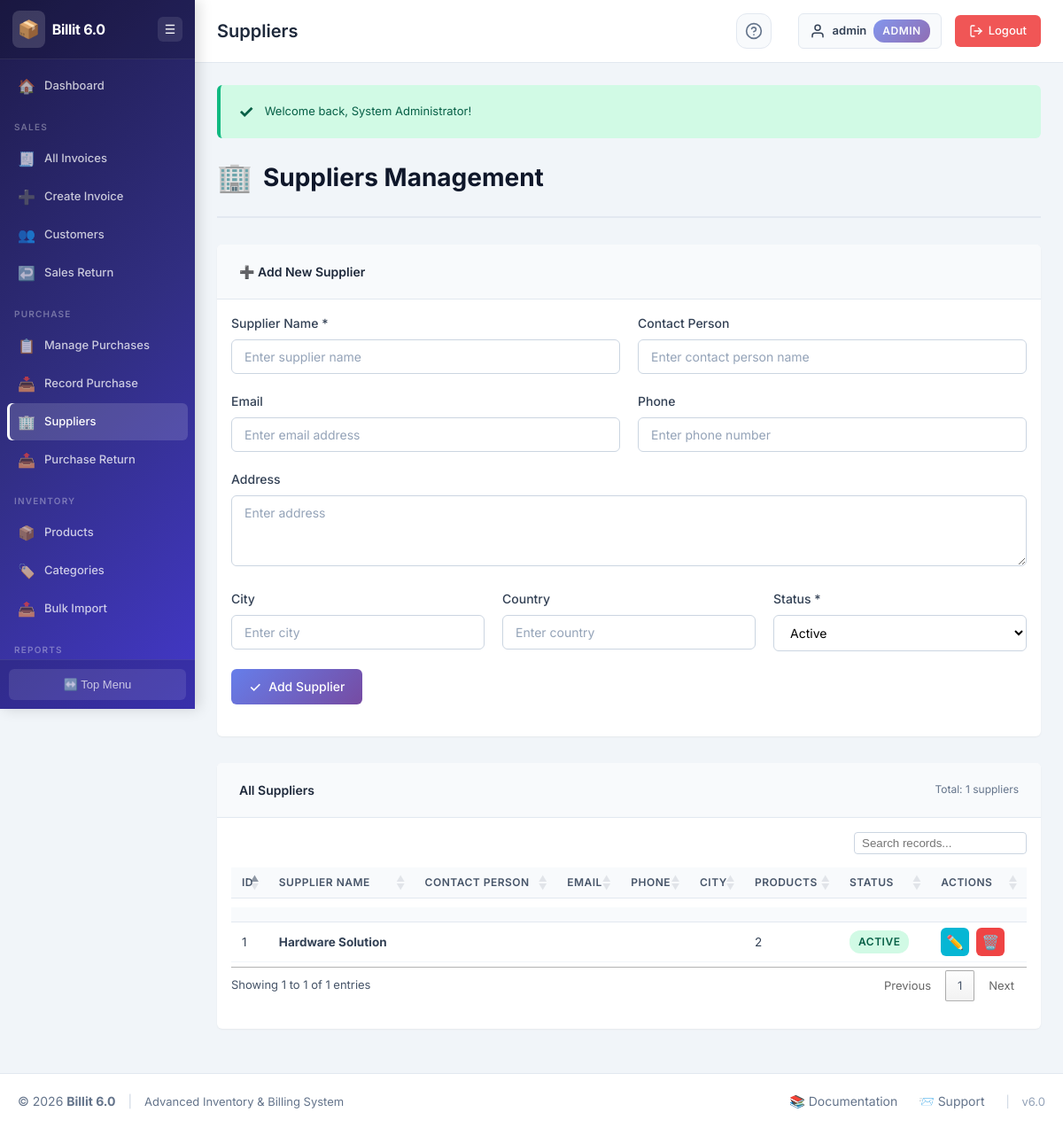
The app's page /suppliers/suppliers.php (signed in) with its own data.
### tables this page shows
CREATE TABLE `suppliers` (
  `supplier_id` int(11) NOT NULL,
  `supplier_name` varchar(100) NOT NULL,
  `contact_person` varchar(100) DEFAULT NULL,
  `email` varchar(100) DEFAULT NULL,
  `phone` varchar(20) DEFAULT NULL,
  `address` text DEFAULT NULL,
  `city` varchar(50) DEFAULT NULL,
  `country` varchar(50) DEFAULT NULL,
  `status` enum('active','inactive') NOT NULL DEFAULT 'active',
  `created_at` timestamp NOT NULL DEFAULT current_timestamp(),
  `updated_at` timestamp NOT NULL DEFAULT current_timestamp() ON UPDATE current_timestamp()
);

### suppliers/suppliers.php (the view, shortened to what this page needs)
<?php
require_once '../includes/header.php';
$suppliers_query = "SELECT s.*, COUNT(p.product_id) as product_count
                    FROM suppliers s
                    LEFT JOIN products p ON s.supplier_id = p.supplier_id AND p.status = 'active'
                    GROUP BY s.supplier_id
                    ORDER BY s.supplier_name";
$suppliers_result = db_query($connection, $suppliers_query);
$edit_supplier = null;
?>
<div class="page-header">
    <h2 class="page-title">
        <span class="page-icon">🏢</span>
        Suppliers Management
    </h2>
</div>
<div class="card">
    <div class="card-header">
        <h3 class="card-title"><?php echo $edit_supplier ? '✏️ Edit Supplier' : '➕ Add New Supplier'; ?></h3>
    </div>
    <div class="card-body">
        <form method="POST" action="<?php echo htmlspecialchars($_SERVER['PHP_SELF']); ?>">
            <div class="form-row">
                <div class="form-group col-md-6">
                    <label for="supplier_name" class="form-label">Supplier Name *</label>
                    <input
                        type="text"
                        id="supplier_name"
                        name="supplier_name"
                        class="form-control"
                        placeholder="Enter supplier name"
                        value="<?php echo $edit_supplier ? escape_html($edit_supplier['supplier_name']) : ''; ?>"
                        required
                    >
                </div>
                <div class="form-group col-md-6">
                    <label for="contact_person" class="form-label">Contact Person</label>
                    <input
                        type="text"
                        id="contact_person"
                        name="contact_person"
                        class="form-control"
                        placeholder="Enter contact person name"
                        value="<?php echo $edit_supplier ? escape_html($edit_supplier['contact_person']) : ''; ?>"
                    >
                </div>
            </div>
            <div class="form-row">
                <div class="form-group col-md-6">
                    <label for="email" class="form-label">Email</label>
                    <input
                        type="email"
                        id="email"
                        name="email"
                        class="form-control"
                        placeholder="Enter email address"
                        value="<?php echo $edit_supplier ? escape_html($edit_supplier['email']) : ''; ?>"
                    >
                </div>
                <div class="form-group col-md-6">
                    <label for="phone" class="form-label">Phone</label>
                    <input
                        type="text"
                        id="phone"
                        name="phone"
                        class="form-control"
                        placeholder="Enter phone number"
                        value="<?php echo $edit_supplier ? escape_html($edit_supplier['phone']) : ''; ?>"
                    >
                </div>
            </div>
            <div class="form-group">
                <label for="address" class="form-label">Address</label>
                <textarea
                    id="address"
                    name="address"
                    class="form-control"
                    rows="2"
                    placeholder="Enter address"
                ><?php echo $edit_supplier ? escape_html($edit_supplier['address']) : ''; ?></textarea>
            </div>
            <div class="form-row">
                <div class="form-group col-md-4">
                    <label for="city" class="form-label">City</label>
                    <input
                        type="text"
                        id="city"
                        name="city"
                        class="form-control"
                        placeholder="Enter city"
                        value="<?php echo $edit_supplier ? escape_html($edit_supplier['city']) : ''; ?>"
                    >
                </div>
                <div class="form-group col-md-4">
                    <label for="country" class="form-label">Country</label>
                    <input
                        type="text"
                        id="country"
                        name="country"
                        class="form-control"
                        placeholder="Enter country"
                        value="<?php echo $edit_supplier ? escape_html($edit_supplier['country']) : ''; ?>"
                    >
                </div>
                <div class="form-group col-md-4">
                    <label for="status" class="form-label">Status *</label>
                    <select id="status" name="status" class="form-control" required>
                        <option value="active" <?php echo ($edit_supplier && $edit_supplier['status'] === 'active') ? 'selected' : 'selected'; ?>>Active</option>
                    </select>
                </div>
            </div>
            <div class="form-group">
                <button type="submit" class="btn btn-primary">
                    <span class="btn-icon">✓</span>
                    <?php echo $edit_supplier ? 'Update Supplier' : 'Add Supplier'; ?>
                </button>
            </div>
        </form>
    </div>
</div>
<div class="card" style="margin-top: 30px;">
    <div class="card-header">
        <h3 class="card-title">All Suppliers</h3>
        <span class="card-subtitle">
            Total: <?php echo mysqli_num_rows($suppliers_result); ?> suppliers
        </span>
    </div>
    <div class="card-body">
        <div class="table-responsive">
            <table class="data-table">
                <thead>
                    <tr>
                        <th>ID</th>
                        <th>Supplier Name</th>
                        <th>Contact Person</th>
                        <th>Email</th>
                        <th>Phone</th>
                        <th>City</th>
                        <th>Products</th>
                        <th>Status</th>
                        <th>Actions</th>
                    </tr>
                </thead>
                <tbody>
                    <?php if ($suppliers_result && mysqli_num_rows($suppliers_result) > 0): ?>
                        <?php while ($supplier = mysqli_fetch_assoc($suppliers_result)): ?>
                            <tr>
                                <td><?php echo $supplier['supplier_id']; ?></td>
                                <td><strong><?php echo escape_html($supplier['supplier_name']); ?></strong></td>
                                <td><?php echo escape_html($supplier['contact_person']); ?></td>
                                <td><?php echo escape_html($supplier['email']); ?></td>
                                <td><?php echo escape_html($supplier['phone']); ?></td>
                                <td><?php echo escape_html($supplier['city']); ?></td>
                                <td><?php echo $supplier['product_count']; ?></td>
                                <td>
                                    <span class="badge badge-<?php echo $supplier['status']; ?>">
                                        <?php echo ucfirst($supplier['status']); ?>
                                    </span>
                                </td>
                                <td class="actions">
                                    <a href="?edit=<?php echo $supplier['supplier_id']; ?>"
                                       class="btn-action btn-edit"
                                       title="Edit">
                                        ✏️
                                    </a>
                                    <a href="delete_supplier.php?id=<?php echo $supplier['supplier_id']; ?>"
                                       class="btn-action btn-delete"
                                       title="Delete"
                                       onclick="return confirmDelete('Are you sure you want to delete this supplier?');">
                                        🗑️
                                    </a>
                                </td>
                            </tr>
                        <?php endwhile; ?>
                    <?php else: ?>
                        <tr>
                            <td colspan="9" class="text-center">No suppliers found.</td>
                        </tr>
                    <?php endif; ?>
                </tbody>
            </table>
        </div>
    </div>
</div>
<?php
require_once '../includes/footer.php';
?>

### assets/css/style.css (style rules this page uses)
* { margin: 0; padding: 0; box-sizing: border-box; }
:root { --primary-color: #4f46e5; --primary-dark: #4338ca; --primary-light: #6366f1; --secondary-color: #64748b; --success-color: #10b981; --warning-color: #f59e0b; --danger-color: #ef4444; --info-color: #06b6d4; --gray-50: #f8fafc; --gray-100: #f1f5f9; --gray-200: #e2e8f0; --gray-300: #cbd5e1; --gray-400: #94a3b8; --gray-500: #64748b; --gray-600: #475569; --gray-700: #334155; --gray-800: #1e293b; --gray-900: #0f172a; --header-height: 56px; --footer-height: 48px; --sidebar-width: 220px; --sidebar-collapsed-width: 60px; --border-radius: 6px; --box-shadow: 0 1px 2px 0 rgba(0, 0, 0, 0.05); --box-shadow-lg: 0 4px 6px -1px rgba(0, 0, 0, 0.1), 0 2px 4px -1px rgba(0, 0, 0, 0.06); --font-family: 'Inter', -apple-system, BlinkMacSystemFont, 'Segoe UI', Roboto, sans-serif; }
body { font-family: var(--font-family); font-size: 13px; line-height: 1.5; color: var(--gray-700); background-color: #f1f5f9; min-height: 100vh; display: flex; flex-direction: column; }
.page-header { display: flex; justify-content: space-between; align-items: center; margin-bottom: 30px; padding-bottom: 20px; border-bottom: 2px solid var(--gray-200); }
.page-title { font-size: 28px; font-weight: 700; color: var(--gray-900); display: flex; align-items: center; gap: 12px; }
.page-icon { font-size: 32px; }
.card { background: white; border-radius: var(--border-radius); box-shadow: var(--box-shadow); margin-bottom: 25px; overflow: hidden; }
.card-header { padding: 20px 25px; background: var(--gray-50); border-bottom: 1px solid var(--gray-200); display: flex; justify-content: space-between; align-items: center; }
.card-title { font-size: 14px; font-weight: 600; color: var(--gray-800); }
.card-subtitle { font-size: 12px; color: var(--gray-500); }
.card-body { padding: 16px; }
.form-row { display: grid; grid-template-columns: repeat(auto-fit, minmax(200px, 1fr)); gap: 20px; margin-bottom: 0; }
.form-group { margin-bottom: 20px; }
.form-group.col-md-4 { grid-column: span 1; }
.form-group.col-md-6 { grid-column: span 1; }
@media (min-width: 768px) { .form-row { grid-template-columns: repeat(12, 1fr); } }
@media (min-width: 768px) { .form-group.col-md-4 { grid-column: span 4; } }
@media (min-width: 768px) { .form-group.col-md-6 { grid-column: span 6; } }
.form-label { display: block; margin-bottom: 8px; font-weight: 500; color: var(--gray-700); font-size: 14px; }
.form-control { width: 100%; padding: 10px 14px; border: 1px solid var(--gray-300); border-radius: 6px; font-size: 14px; font-family: var(--font-family); transition: all 0.2s ease; background: white; }
.form-control::placeholder { color: var(--gray-400); }
textarea.form-control { resize: vertical; min-height: 80px; }
select.form-control { cursor: pointer; }
.btn { display: inline-flex; align-items: center; gap: 8px; padding: 10px 20px; border: none; border-radius: 6px; font-size: 14px; font-weight: 500; font-family: var(--font-family); cursor: pointer; text-decoration: none; transition: all 0.3s ease; white-space: nowrap; }
.btn-icon { font-size: 16px; }
.btn-primary { background: linear-gradient(135deg, #667eea 0%, #764ba2 100%); color: white; }
.actions { display: flex; gap: 8px; }
.btn-action { display: inline-flex; align-items: center; justify-content: center; width: 32px; height: 32px; border-radius: 6px; text-decoration: none; font-size: 16px; transition: all 0.2s ease; }
.btn-edit { background: var(--info-color); color: white; }
.btn-delete { background: var(--danger-color); color: white; }
.table-responsive { overflow-x: auto; }
.data-table { width: 100%; border-collapse: collapse; font-size: 14px; }
.data-table thead { background: var(--gray-100); }
.data-table th { padding: 12px 15px; text-align: left; font-weight: 600; color: var(--gray-700); border-bottom: 2px solid var(--gray-300); white-space: nowrap; }
.data-table td { padding: 12px 15px; border-bottom: 1px solid var(--gray-200); }
.data-table tbody tr { transition: background 0.2s ease; }
.badge { display: inline-block; padding: 4px 10px; border-radius: 12px; font-size: 12px; font-weight: 600; text-transform: uppercase; letter-spacing: 0.5px; }
.badge-active { background: #d1fae5; color: #065f46; }

### records on screen
suppliers: supplier_id "1", supplier_name "Hardware Solution", product_count "2", status "ACTIVE"

### other values on screen
APP_NAME "Billit 6.0"
$page_title "Suppliers"
escape_html($current_user) "admin"
$current_role "ADMIN"
$message "Welcome back, System Administrator!"
mysqli_num_rows($suppliers_result) "1"
APP_VERSION "6.0"
